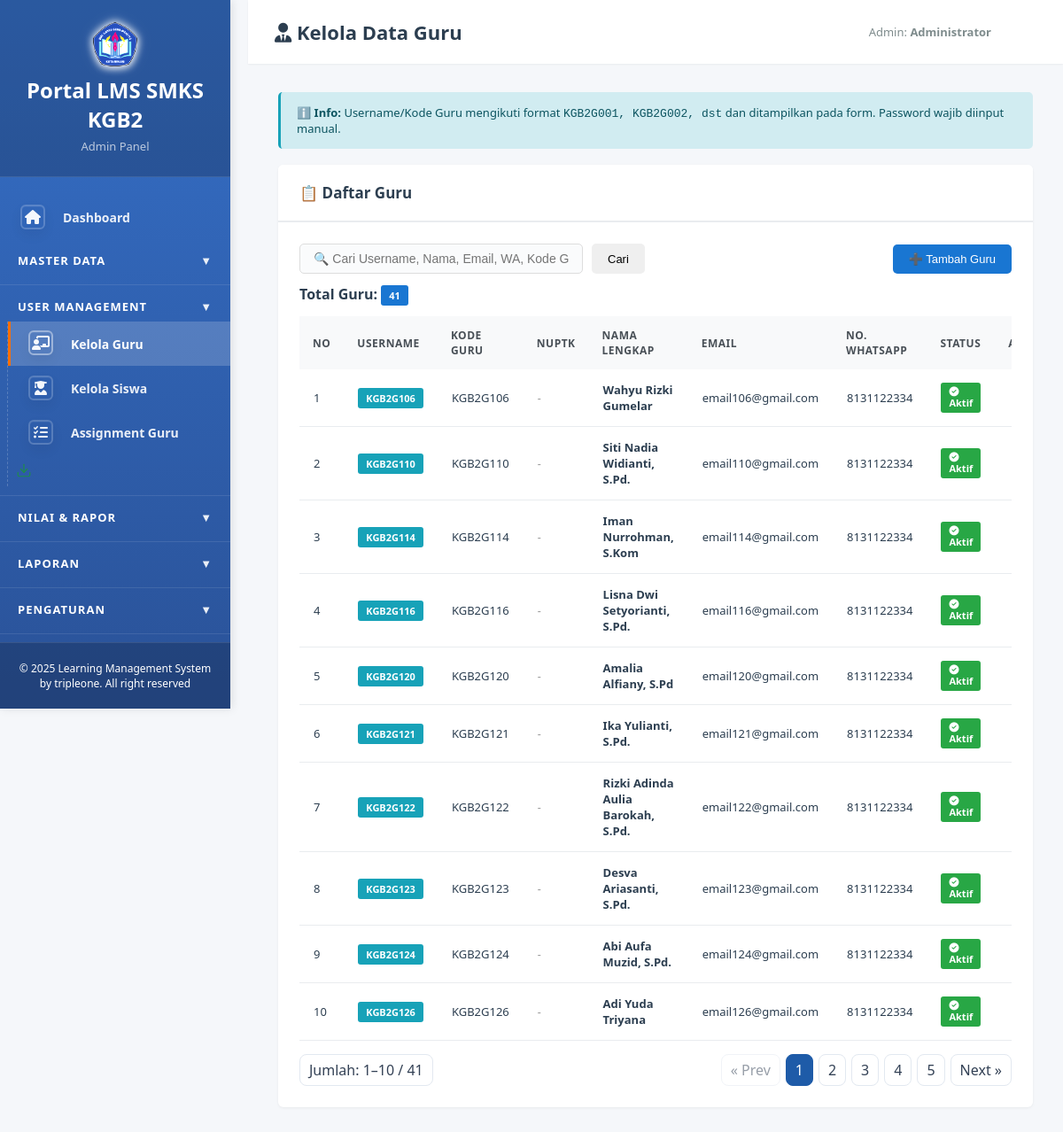
The app's page /admin/kelola_guru.php (signed in) with its own data.
### tables this page shows
CREATE TABLE `users` (
  `id` int(11) NOT NULL,
  `username` varchar(50) NOT NULL,
  `password` varchar(255) NOT NULL,
  `nama_lengkap` varchar(100) NOT NULL,
  `email` varchar(100) DEFAULT NULL,
  `no_whatsapp` varchar(20) DEFAULT NULL,
  `role` enum('admin','guru','siswa') NOT NULL,
  `kode_guru` varchar(20) DEFAULT NULL,
  `nuptk` varchar(20) DEFAULT NULL,
  `nisn` varchar(20) DEFAULT NULL,
  `kelas_id` int(11) DEFAULT NULL,
  `foto` varchar(255) DEFAULT NULL,
  `is_active` tinyint(1) NOT NULL DEFAULT 1,
  `created_at` timestamp NOT NULL DEFAULT current_timestamp(),
  `updated_at` timestamp NOT NULL DEFAULT current_timestamp() ON UPDATE current_timestamp()
);

### admin/kelola_guru.php (the view, shortened to what this page needs)
<?php
require_once __DIR__ . '/../config/database.php';
$limit  = 10;
$page   = isset($_GET['page']) ? max(1, (int)$_GET['page']) : 1;
$offset = ($page - 1) * $limit;
$search = isset($_GET['search']) ? mysqli_real_escape_string($conn, trim($_GET['search'])) : '';
$where = "WHERE role = 'guru'";
$qData = "SELECT * FROM users $where ORDER BY created_at DESC LIMIT $limit OFFSET $offset";
$rData = mysqli_query($conn, $qData);
$qTotal = "SELECT COUNT(*) AS total FROM users $where";
$rTotal = mysqli_query($conn, $qTotal);
$total_data = $rTotal ? (int)mysqli_fetch_assoc($rTotal)['total'] : 0;
$total_pages = max(1, (int)ceil($total_data / $limit));
?>
<!DOCTYPE html>
<html lang="id">
<head>
    <link rel="stylesheet" href="../assets/css/style.css">
    <link rel="stylesheet" href="../assets/css/_overrides.css">
</head>
<body>
<?php include 'sidebar.php'; ?>
<div class="main-content">
    <div class="top-bar">
        <h1><i class="fas fa-user-tie" aria-hidden="true"></i> Kelola Data Guru</h1>
        <div class="user-info">
            <span>Admin: <strong><?php echo htmlspecialchars(($_SESSION['nama_lengkap']) ?? ''); ?></strong></span>
            <a href="../logout.php" class="btn-logout">Logout</a>
        </div>
    </div>
    <div class="content-area">
        <div class="alert alert-info">
            ℹ️ <strong>Info:</strong> Username/Kode Guru mengikuti format <code>KGB2G001, KGB2G002, dst</code> dan ditampilkan pada form. Password wajib diinput manual.
        </div>
        <div class="card">
            <div class="card-header">
                <h3>📋 Daftar Guru</h3>
            </div>
            <div class="card-body">
                <div class="card-toolbar" style="display:flex; align-items:center; justify-content:space-between; gap:10px; flex-wrap:wrap; margin-bottom:12px;">
                    <form method="GET" action="" style="display:flex; gap:10px;">
                        <input type="text" name="search" placeholder="🔍 Cari Username, Nama, Email, WA, Kode Guru, NUPTK..." value="<?php echo htmlspecialchars(($search) ?? ''); ?>" style="padding:8px 15px; border:1px solid #ddd; border-radius:5px; width:320px;">
                        <button type="submit" class="btn btn-secondary">Cari</button>
                    </form>
                    <button class="btn btn-primary" onclick="openModal('modalTambah')">➕ Tambah Guru</button>
                </div>
                <div style="margin-bottom:12px;">
                    <strong>Total Guru:</strong> <span class="badge badge-primary"><?php echo number_format($total_data); ?></span>
                </div>
                <div class="table-container">
                    <table>
                        <thead>
                            <tr>
                                <th>No</th>
                                <th>Username</th>
                                <th>Kode Guru</th>
                                <th>NUPTK</th>
                                <th>Nama Lengkap</th>
                                <th>Email</th>
                                <th>No. WhatsApp</th>
                                <th>Status</th>
                                <th>Aksi</th>
                            </tr>
                        </thead>
                        <tbody>
                            <?php if($rData && mysqli_num_rows($rData) > 0): $no = $offset + 1; ?>
                                <?php while($row = mysqli_fetch_assoc($rData)): ?>
                                <tr>
                                    <td><?php echo $no++; ?></td>
                                    <td><span class="badge badge-info"><?php echo htmlspecialchars(($row['username']) ?? ''); ?></span></td>
                                    <td><?php echo htmlspecialchars(($row['kode_guru']) ?? ''); ?></td>
                                    <td><?php echo $row['nuptk'] ? htmlspecialchars(($row['nuptk']) ?? '') : '<em style="color:#999;">-</em>'; ?></td>
                                    <td><strong><?php echo htmlspecialchars(($row['nama_lengkap']) ?? ''); ?></strong></td>
                                    <td><?php echo htmlspecialchars(($row['email']) ?? ''); ?></td>
                                    <td><?php echo $row['no_whatsapp'] ? htmlspecialchars(($row['no_whatsapp']) ?? '') : '<em style="color:#999;">-</em>'; ?></td>
                                    <td>
                                        <?php if((int)$row['is_active'] === 1): ?>
                                            <span class="badge badge-success"><i class="fas fa-check-circle" aria-hidden="true"></i> Aktif</span>
                                        <?php else: ?>
                                            <span class="badge badge-danger"><i class="fas fa-times-circle" aria-hidden="true"></i> Nonaktif</span>
                                        <?php endif; ?>
                                    </td>
                                    <td>
                                        <div class="action-buttons">
                                            <a href="#" class="btn icon-btn" data-icon="edit" title="Edit" onclick='openModalEdit(<?php echo json_encode($row, JSON_HEX_TAG|JSON_HEX_APOS|JSON_HEX_QUOT|JSON_HEX_AMP); ?>); return false;'>Edit</a>
                                        </div>
                                    </td>
                                </tr>
                                <?php endwhile; ?>
                            <?php else: ?>
                                <tr>
                                    <td colspan="9" style="text-align:center; padding:30px; color:#999;">Tidak ada data guru<?php echo !empty($search) ? ' dengan pencarian &quot;' . htmlspecialchars(($search) ?? '') . '&quot;' : ''; ?></td>
                                </tr>
                            <?php endif; ?>
                        </tbody>
                    </table>
                </div>
                <?php
                    $start = $total_data > 0 ? ($offset + 1) : 0;
                    $end = min($offset + $limit, $total_data);
                ?>
                <div class="pagination-bar">
                    <div class="pagination-info">Jumlah: <?php echo $start; ?>–<?php echo $end; ?> / <?php echo number_format($total_data); ?></div>
                    <?php if($total_pages > 1): ?>
                    <div class="pagination-box">
                        <?php if($page > 1): ?>
                            <a class="page-link" href="?page=<?php echo $page-1; ?><?php echo !empty($search) ? '&search=' . urlencode($search) : ''; ?>">« Prev</a>
                        <?php else: ?>
                            <span class="page-link disabled">« Prev</span>
                        <?php endif; ?>
                        <?php for($i=1;$i<=$total_pages;$i++): ?>
                            <a class="page-link <?php echo $i==$page ? 'active' : ''; ?>" href="?page=<?php echo $i; ?><?php echo !empty($search) ? '&search=' . urlencode($search) : ''; ?>"><?php echo $i; ?></a>
                        <?php endfor; ?>
                        <?php if($page < $total_pages): ?>
                            <a class="page-link" href="?page=<?php echo $page+1; ?><?php echo !empty($search) ? '&search=' . urlencode($search) : ''; ?>">Next »</a>
                        <?php else: ?>
                            <span class="page-link disabled">Next »</span>
                        <?php endif; ?>
                    </div>
                    <?php endif; ?>
                </div>
            </div>
        </div>
    </div>
</div>
</body>
</html>

### assets/css/style.css (style rules this page uses)
* { margin: 0; padding: 0; box-sizing: border-box; }
html, body { height: 100%; }
body { font-family: 'Segoe UI', Tahoma, Geneva, Verdana, sans-serif; background: #f5f7fa; color: #2c3e50; }
html, body { -webkit-text-size-adjust: 100%; -ms-text-size-adjust: 100%; }
.main-content { margin-left: 280px; min-height: 100vh; }
.top-bar { background: #fff; padding: 18px 30px; box-shadow: 0 1px 2px rgba(0,0,0,0.05); display: flex; justify-content: space-between; align-items: center; position: sticky; top: 0; z-index: 100; }
.top-bar h1 { font-size: 22px; color: #2c3e50; font-weight: 600; margin: 0; }
.user-info { display: flex; align-items: center; gap: 15px; }
.user-info span { color: #7f8c8d; font-size: 13px; }
.btn-logout { background: #e74c3c; color: #fff; padding: 7px 16px; border-radius: 5px; text-decoration: none; font-size: 13px; transition: all 0.2s ease; font-weight: 500; }
.content-area { padding: 25px 30px; }
.card { background: #fff; border-radius: 6px; box-shadow: 0 1px 3px rgba(0,0,0,0.06); margin-bottom: 20px; overflow: hidden; }
.card-header { background: #fff; color: #2c3e50; padding: 18px 22px; border-bottom: 2px solid #e9ecef; }
.card-header h3 { margin: 0; font-size: 17px; font-weight: 600; }
.card-body { padding: 22px; }
.btn { padding: 9px 18px; border: none; border-radius: 5px; cursor: pointer; text-decoration: none; display: inline-block; font-size: 13px; transition: all 0.2s ease; font-weight: 500; }
.btn-primary { background: #1976d2; color: #fff; }
.table-container { overflow-x: auto; }
.table-container { -webkit-overflow-scrolling: touch; }
img, .card, .slide img { max-width: 100%; height: auto; }
table { width: 100%; border-collapse: collapse; }
table thead { background: #f8f9fa; color: #2c3e50; }
table th { padding: 13px 15px; text-align: left; font-weight: 600; font-size: 12px; text-transform: uppercase; letter-spacing: 0.5px; color: #495057; }
table tbody tr { border-bottom: 1px solid #e9ecef; transition: background 0.15s ease; }
table td { padding: 13px 15px; font-size: 13px; }
.icon-btn, .action-btn, .table .actions .btn, .table td:last-child .btn { display: inline-block !important; width: 36px !important; height: 36px !important; padding: 0 !important; margin: 0 !important; border-radius: 8px !important; text-indent: -9999px !important; overflow: hidden !important; position: relative !important; background: transparent !important; border: none !important; }
.icon-btn::before, .action-btn::before, .table .actions .btn::before { content: ''; position: absolute; inset: 0; display: grid; place-items: center; background-repeat: no-repeat; background-position: center; background-size: 18px 18px; }
.icon-btn::before, .action-btn::before { filter: none; }
.alert { padding: 14px 18px; border-radius: 5px; margin-bottom: 18px; font-size: 13px; }
.alert-info { background: #d1ecf1; color: #0c5460; border-left: 3px solid #17a2b8; }
.badge { padding: 4px 9px; border-radius: 3px; font-size: 11px; font-weight: 600; display: inline-block; }
.badge-success { background: #28a745; color: #fff; }
.badge-info { background: #17a2b8; color: #fff; }
.badge-primary { background: #1976d2; color: #fff; }
.action-buttons { display: flex; gap: 5px; }
.header, .page-header, .header-bar, .card-header { display: flex; align-items: center; justify-content: space-between; gap: 12px; }

### assets/css/_overrides.css (style rules this page uses)
.content-area { padding: 32px 34px; }
.card-header { padding: 20px 24px; }
.card-body { padding: 24px; }
.table-container table td { padding: 14px 16px; }
.card-toolbar { margin-bottom: 14px; }
.card-toolbar input, .card-toolbar select, .card-header input, .card-header select { border: 1px solid #dde1e6; background: #fafbfc; border-radius: 10px; padding: 10px 12px; font-size: 14px; color: #2c3e50; transition: all .15s ease; }

### admin/kelola_guru.php (style rules this page uses)
.pagination-bar { display:flex;align-items:center;justify-content:space-between;gap:8px;flex-wrap:wrap;margin-top:15px }
.pagination-info { padding:6px 10px;border:1px solid #e2e8f0;border-radius:8px;color:#334155;background:#fff }
.pagination-box { display:flex;gap:6px;flex-wrap:wrap }
.page-link { display:inline-block;padding:6px 10px;border:1px solid #e2e8f0;border-radius:8px;color:#334155;background:#fff;text-decoration:none }
.page-link.active { background:#1e5ba8;color:#fff;border-color:#1e5ba8 }
.page-link.disabled { opacity:.5;pointer-events:none }

### records on screen
users: username "KGB2G106", kode_guru "KGB2G106", nama_lengkap "Wahyu Rizki Gumelar", email "email106@gmail.com", no_whatsapp "8131122334", is_active 1 (drawn)
users: username "KGB2G110", kode_guru "KGB2G110", nama_lengkap "Siti Nadia Widianti, S.Pd.", email "email110@gmail.com", no_whatsapp "8131122334", is_active 1 (drawn)
users: username "KGB2G114", kode_guru "KGB2G114", nama_lengkap "Iman Nurrohman, S.Kom", email "email114@gmail.com", no_whatsapp "8131122334", is_active 1 (drawn)
users: username "KGB2G116", kode_guru "KGB2G116", nama_lengkap "Lisna Dwi Setyorianti, S.Pd.", email "email116@gmail.com", no_whatsapp "8131122334", is_active 1 (drawn)
users: username "KGB2G120", kode_guru "KGB2G120", nama_lengkap "Amalia Alfiany, S.Pd", email "email120@gmail.com", no_whatsapp "8131122334", is_active 1 (drawn)
users: username "KGB2G121", kode_guru "KGB2G121", nama_lengkap "Ika Yulianti, S.Pd.", email "email121@gmail.com", no_whatsapp "8131122334", is_active 1 (drawn)
users: username "KGB2G122", kode_guru "KGB2G122", nama_lengkap "Rizki Adinda Aulia Barokah, S.Pd.", email "email122@gmail.com", no_whatsapp "8131122334", is_active 1 (drawn)
users: username "KGB2G123", kode_guru "KGB2G123", nama_lengkap "Desva Ariasanti, S.Pd.", email "email123@gmail.com", no_whatsapp "8131122334", is_active 1 (drawn)
users: username "KGB2G124", kode_guru "KGB2G124", nama_lengkap "Abi Aufa Muzid, S.Pd.", email "email124@gmail.com", no_whatsapp "8131122334", is_active 1 (drawn)
users: username "KGB2G126", kode_guru "KGB2G126", nama_lengkap "Adi Yuda Triyana", email "email126@gmail.com", no_whatsapp "8131122334", is_active 1 (drawn)

### other values on screen
$_SESSION['nama_lengkap'] "Administrator"
$total_data "41"
$start "1"
$end "10"
